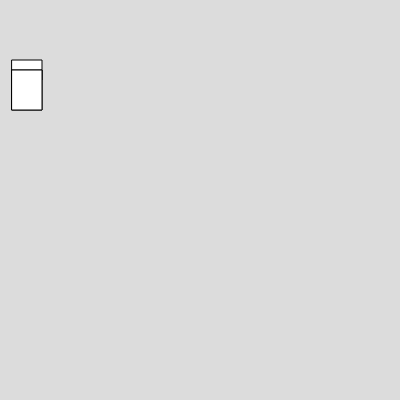
Frame 1 (no input)
Frame 60 (no input): identical to frame 1, image omitted
Frame 120 (the mouse pressed at the canvas centre since frame 60): identical to frame 1, image omitted

The p5.js sketch that drew this single still picture (run headless with seeded random() and noise() and a simulated clock; from frame 60 on, the mouse is pressed at the canvas centre):

// p5.js sketch
// ── sketch.js
function setup() {
  createCanvas(400, 400);
}

function draw() {
  background(220);
  rect(12, 60, 30, 20);
  rect(12, 70, 30, 40);
  rect(12, 70, 30, 40);
}
